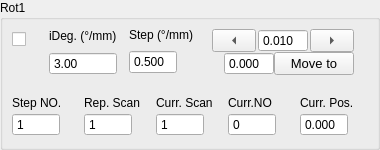
                 <widget class="QGroupBox" name="rotary1Group">
                  <property name="sizePolicy">
                   <sizepolicy hsizetype="Expanding" vsizetype="Maximum">
                    <horstretch>0</horstretch>
                    <verstretch>0</verstretch>
                   </sizepolicy>
                  </property>
                  <property name="title">
                   <string>Rot1</string>
                  </property>
                  <layout class="QGridLayout" name="gridLayout_19">
                   <property name="leftMargin">
                    <number>9</number>
                   </property>
                   <property name="topMargin">
                    <number>0</number>
                   </property>
                   <item row="0" column="0">
                    <layout class="QVBoxLayout" name="verticalLayout_81">
                     <property name="spacing">
                      <number>12</number>
                     </property>
                     <item>
                      <layout class="QHBoxLayout" name="horizontalLayout_45" stretch="1,2,2,0">
                       <property name="rightMargin">
                        <number>6</number>
                       </property>
                       <item>
                        <layout class="QVBoxLayout" name="verticalLayout_79">
                         <property name="spacing">
                          <number>0</number>
                         </property>
                         <property name="topMargin">
                          <number>0</number>
                         </property>
                         <item>
                          <widget class="QCheckBox" name="activeRot1">
                           <property name="sizePolicy">
                            <sizepolicy hsizetype="Expanding" vsizetype="Preferred">
                             <horstretch>0</horstretch>
                             <verstretch>0</verstretch>
                            </sizepolicy>
                           </property>
                           <property name="toolTip">
                            <string>Active Instrument?</string>
                           </property>
                           <property name="text">
                            <string/>
                           </property>
                           <property name="checked">
                            <bool>false</bool>
                           </property>
                           <property name="mytype" stdset="0">
                            <string>checkbox</string>
                           </property>
                          </widget>
                         </item>
                         <item>
                          <widget class="LedIndicator" name="rotary1Led" native="true">
                           <property name="sizePolicy">
                            <sizepolicy hsizetype="Fixed" vsizetype="Fixed">
                             <horstretch>0</horstretch>
                             <verstretch>0</verstretch>
                            </sizepolicy>
                           </property>
                           <property name="minimumSize">
                            <size>
                             <width>25</width>
                             <height>25</height>
                            </size>
                           </property>
                           <property name="maximumSize">
                            <size>
                             <width>25</width>
                             <height>25</height>
                            </size>
                           </property>
                           <property name="baseSize">
                            <size>
                             <width>0</width>
                             <height>0</height>
                            </size>
                           </property>
                           <property name="mytype" stdset="0">
                            <string>led</string>
                           </property>
                          </widget>
                         </item>
                        </layout>
                       </item>
                       <item>
                        <layout class="QVBoxLayout" name="verticalLayout_37">
                         <property name="spacing">
                          <number>0</number>
                         </property>
                         <property name="leftMargin">
                          <number>0</number>
                         </property>
                         <property name="rightMargin">
                          <number>0</number>
                         </property>
                         <item>
                          <widget class="QLabel" name="label_31">
                           <property name="sizePolicy">
                            <sizepolicy hsizetype="Expanding" vsizetype="Fixed">
                             <horstretch>0</horstretch>
                             <verstretch>0</verstretch>
                            </sizepolicy>
                           </property>
                           <property name="maximumSize">
                            <size>
                             <width>16777215</width>
                             <height>16777215</height>
                            </size>
                           </property>
                           <property name="text">
                            <string>iDeg. (°/mm)</string>
                           </property>
                           <property name="mytype" stdset="0">
                            <string>label</string>
                           </property>
                          </widget>
                         </item>
                         <item>
                          <widget class="QDoubleSpinBox" name="iRot1">
                           <property name="sizePolicy">
                            <sizepolicy hsizetype="Expanding" vsizetype="Fixed">
                             <horstretch>0</horstretch>
                             <verstretch>0</verstretch>
                            </sizepolicy>
                           </property>
                           <property name="maximumSize">
                            <size>
                             <width>16777215</width>
                             <height>16777215</height>
                            </size>
                           </property>
                           <property name="buttonSymbols">
                            <enum>QAbstractSpinBox::ButtonSymbols::NoButtons</enum>
                           </property>
                           <property name="maximum">
                            <double>1000.000000000000000</double>
                           </property>
                           <property name="value">
                            <double>3.000000000000000</double>
                           </property>
                          </widget>
                         </item>
                        </layout>
                       </item>
                       <item>
                        <layout class="QVBoxLayout" name="verticalLayout_27">
                         <property name="spacing">
                          <number>0</number>
                         </property>
                         <item>
                          <widget class="QLabel" name="label_33">
                           <property name="sizePolicy">
                            <sizepolicy hsizetype="Expanding" vsizetype="Fixed">
                             <horstretch>0</horstretch>
                             <verstretch>0</verstretch>
                            </sizepolicy>
                           </property>
                           <property name="text">
                            <string>Step (°/mm)</string>
                           </property>
                           <property name="mytype" stdset="0">
                            <string>label</string>
                           </property>
                          </widget>
                         </item>
                         <item>
                          <widget class="QDoubleSpinBox" name="rotary1Step">
                           <property name="sizePolicy">
                            <sizepolicy hsizetype="Expanding" vsizetype="Fixed">
                             <horstretch>0</horstretch>
                             <verstretch>0</verstretch>
                            </sizepolicy>
                           </property>
                           <property name="maximumSize">
                            <size>
                             <width>48</width>
                             <height>24</height>
                            </size>
                           </property>
                           <property name="buttonSymbols">
                            <enum>QAbstractSpinBox::ButtonSymbols::NoButtons</enum>
                           </property>
                           <property name="decimals">
                            <number>3</number>
                           </property>
                           <property name="value">
                            <double>0.500000000000000</double>
                           </property>
                          </widget>
                         </item>
                        </layout>
                       </item>
                       <item>
                        <widget class="QFrame" name="rotary1Manual">
                         <property name="mytype" stdset="0">
                          <string>inst_manu</string>
                         </property>
                         <layout class="QVBoxLayout" name="verticalLayout_53">
                          <property name="spacing">
                           <number>0</number>
                          </property>
                          <property name="leftMargin">
                           <number>6</number>
                          </property>
                          <property name="rightMargin">
                           <number>6</number>
                          </property>
                          <item>
                           <layout class="QHBoxLayout" name="horizontalLayout_19">
                            <property name="spacing">
                             <number>2</number>
                            </property>
                            <item>
                             <widget class="QToolButton" name="rot1JogL">
                              <property name="sizePolicy">
                               <sizepolicy hsizetype="Expanding" vsizetype="Fixed">
                                <horstretch>0</horstretch>
                                <verstretch>0</verstretch>
                               </sizepolicy>
                              </property>
                              <property name="minimumSize">
                               <size>
                                <width>32</width>
                                <height>0</height>
                               </size>
                              </property>
                              <property name="maximumSize">
                               <size>
                                <width>16777215</width>
                                <height>24</height>
                               </size>
                              </property>
                              <property name="text">
                               <string>...</string>
                              </property>
                              <property name="toolButtonStyle">
                               <enum>Qt::ToolButtonStyle::ToolButtonIconOnly</enum>
                              </property>
                              <property name="arrowType">
                               <enum>Qt::ArrowType::LeftArrow</enum>
                              </property>
                              <property name="mytype" stdset="0">
                               <string>arrowbutton</string>
                              </property>
                             </widget>
                            </item>
                            <item>
                             <widget class="QDoubleSpinBox" name="rotary1JogStep">
                              <property name="sizePolicy">
                               <sizepolicy hsizetype="Expanding" vsizetype="Fixed">
                                <horstretch>0</horstretch>
                                <verstretch>0</verstretch>
                               </sizepolicy>
                              </property>
                              <property name="maximumSize">
                               <size>
                                <width>50</width>
                                <height>24</height>
                               </size>
                              </property>
                              <property name="buttonSymbols">
                               <enum>QAbstractSpinBox::ButtonSymbols::NoButtons</enum>
                              </property>
                              <property name="decimals">
                               <number>3</number>
                              </property>
                              <property name="minimum">
                               <double>-50.000000000000000</double>
                              </property>
                              <property name="maximum">
                               <double>210.000000000000000</double>
                              </property>
                              <property name="value">
                               <double>0.010000000000000</double>
                              </property>
                             </widget>
                            </item>
                            <item>
                             <widget class="QToolButton" name="rot1JogR">
                              <property name="sizePolicy">
                               <sizepolicy hsizetype="Expanding" vsizetype="Fixed">
                                <horstretch>0</horstretch>
                                <verstretch>0</verstretch>
                               </sizepolicy>
                              </property>
                              <property name="minimumSize">
                               <size>
                                <width>32</width>
                                <height>0</height>
                               </size>
                              </property>
                              <property name="maximumSize">
                               <size>
                                <width>16777215</width>
                                <height>24</height>
                               </size>
                              </property>
                              <property name="text">
                               <string>...</string>
                              </property>
                              <property name="arrowType">
                               <enum>Qt::ArrowType::RightArrow</enum>
                              </property>
                              <property name="mytype" stdset="0">
                               <string>arrowbutton</string>
                              </property>
                             </widget>
                            </item>
                           </layout>
                          </item>
                          <item>
                           <layout class="QHBoxLayout" name="horizontalLayout_13">
                            <property name="leftMargin">
                             <number>12</number>
                            </property>
                            <item>
                             <widget class="QDoubleSpinBox" name="rot1SetPos">
                              <property name="sizePolicy">
                               <sizepolicy hsizetype="Minimum" vsizetype="Preferred">
                                <horstretch>0</horstretch>
                                <verstretch>0</verstretch>
                               </sizepolicy>
                              </property>
                              <property name="maximumSize">
                               <size>
                                <width>50</width>
                                <height>24</height>
                               </size>
                              </property>
                              <property name="buttonSymbols">
                               <enum>QAbstractSpinBox::ButtonSymbols::NoButtons</enum>
                              </property>
                              <property name="decimals">
                               <number>3</number>
                              </property>
                              <property name="maximum">
                               <double>1000.000000000000000</double>
                              </property>
                             </widget>
                            </item>
                            <item>
                             <widget class="QPushButton" name="rot1MoveTo">
                              <property name="sizePolicy">
                               <sizepolicy hsizetype="Minimum" vsizetype="Preferred">
                                <horstretch>0</horstretch>
                                <verstretch>0</verstretch>
                               </sizepolicy>
                              </property>
                              <property name="maximumSize">
                               <size>
                                <width>80</width>
                                <height>30</height>
                               </size>
                              </property>
                              <property name="font">
                               <font>
                                <pointsize>10</pointsize>
                               </font>
                              </property>
                              <property name="text">
                               <string>Move to</string>
                              </property>
                              <property name="mytype" stdset="0">
                               <string>clickable_button</string>
                              </property>
                             </widget>
                            </item>
                           </layout>
                          </item>
                         </layout>
                        </widget>
                       </item>
                      </layout>
                     </item>
                     <item>
                      <layout class="QHBoxLayout" name="horizontalLayout">
                       <property name="spacing">
                        <number>6</number>
                       </property>
                       <item>
                        <layout class="QVBoxLayout" name="verticalLayout_28">
                         <property name="spacing">
                          <number>3</number>
                         </property>
                         <item>
                          <widget class="QLabel" name="label_32">
                           <property name="sizePolicy">
                            <sizepolicy hsizetype="Expanding" vsizetype="Fixed">
                             <horstretch>0</horstretch>
                             <verstretch>0</verstretch>
                            </sizepolicy>
                           </property>
                           <property name="text">
                            <string>Step NO.</string>
                           </property>
                           <property name="mytype" stdset="0">
                            <string>label</string>
                           </property>
                          </widget>
                         </item>
                         <item>
                          <widget class="QSpinBox" name="rotary1StepNO">
                           <property name="sizePolicy">
                            <sizepolicy hsizetype="Expanding" vsizetype="Fixed">
                             <horstretch>0</horstretch>
                             <verstretch>0</verstretch>
                            </sizepolicy>
                           </property>
                           <property name="maximumSize">
                            <size>
                             <width>48</width>
                             <height>24</height>
                            </size>
                           </property>
                           <property name="buttonSymbols">
                            <enum>QAbstractSpinBox::ButtonSymbols::NoButtons</enum>
                           </property>
                           <property name="maximum">
                            <number>10000</number>
                           </property>
                           <property name="value">
                            <number>1</number>
                           </property>
                          </widget>
                         </item>
                        </layout>
                       </item>
                       <item>
                        <layout class="QVBoxLayout" name="verticalLayout_86">
                         <property name="spacing">
                          <number>3</number>
                         </property>
                         <item>
                          <widget class="QLabel" name="label_58">
                           <property name="sizePolicy">
                            <sizepolicy hsizetype="Expanding" vsizetype="Fixed">
                             <horstretch>0</horstretch>
                             <verstretch>0</verstretch>
                            </sizepolicy>
                           </property>
                           <property name="text">
                            <string>Rep. Scan</string>
                           </property>
                           <property name="mytype" stdset="0">
                            <string>label</string>
                           </property>
                          </widget>
                         </item>
                         <item>
                          <widget class="QSpinBox" name="ScanRepNO_R1">
                           <property name="sizePolicy">
                            <sizepolicy hsizetype="Expanding" vsizetype="Fixed">
                             <horstretch>0</horstretch>
                             <verstretch>0</verstretch>
                            </sizepolicy>
                           </property>
                           <property name="maximumSize">
                            <size>
                             <width>48</width>
                             <height>24</height>
                            </size>
                           </property>
                           <property name="buttonSymbols">
                            <enum>QAbstractSpinBox::ButtonSymbols::NoButtons</enum>
                           </property>
                           <property name="maximum">
                            <number>10000</number>
                           </property>
                           <property name="value">
                            <number>1</number>
                           </property>
                          </widget>
                         </item>
                        </layout>
                       </item>
                       <item>
                        <layout class="QVBoxLayout" name="verticalLayout_89">
                         <property name="spacing">
                          <number>3</number>
                         </property>
                         <item>
                          <widget class="QLabel" name="label_59">
                           <property name="sizePolicy">
                            <sizepolicy hsizetype="Expanding" vsizetype="Fixed">
                             <horstretch>0</horstretch>
                             <verstretch>0</verstretch>
                            </sizepolicy>
                           </property>
                           <property name="text">
                            <string>Curr. Scan</string>
                           </property>
                           <property name="mytype" stdset="0">
                            <string>label</string>
                           </property>
                          </widget>
                         </item>
                         <item>
                          <widget class="QSpinBox" name="Rot1CurrScan">
                           <property name="sizePolicy">
                            <sizepolicy hsizetype="Expanding" vsizetype="Fixed">
                             <horstretch>0</horstretch>
                             <verstretch>0</verstretch>
                            </sizepolicy>
                           </property>
                           <property name="maximumSize">
                            <size>
                             <width>48</width>
                             <height>24</height>
                            </size>
                           </property>
                           <property name="buttonSymbols">
                            <enum>QAbstractSpinBox::ButtonSymbols::NoButtons</enum>
                           </property>
                           <property name="maximum">
                            <number>10000</number>
                           </property>
                           <property name="value">
                            <number>1</number>
                           </property>
                          </widget>
                         </item>
                        </layout>
                       </item>
                       <item>
                        <layout class="QVBoxLayout" name="verticalLayout_46">
                         <property name="spacing">
                          <number>3</number>
                         </property>
                         <item>
                          <widget class="QLabel" name="label_39">
                           <property name="sizePolicy">
                            <sizepolicy hsizetype="Expanding" vsizetype="Fixed">
                             <horstretch>0</horstretch>
                             <verstretch>0</verstretch>
                            </sizepolicy>
                           </property>
                           <property name="text">
                            <string>Curr.NO</string>
                           </property>
                           <property name="mytype" stdset="0">
                            <string>label</string>
                           </property>
                          </widget>
                         </item>
                         <item>
                          <widget class="QSpinBox" name="rotary1CurrStepNO">
                           <property name="sizePolicy">
                            <sizepolicy hsizetype="Expanding" vsizetype="Fixed">
                             <horstretch>0</horstretch>
                             <verstretch>0</verstretch>
                            </sizepolicy>
                           </property>
                           <property name="maximumSize">
                            <size>
                             <width>48</width>
                             <height>24</height>
                            </size>
                           </property>
                           <property name="buttonSymbols">
                            <enum>QAbstractSpinBox::ButtonSymbols::NoButtons</enum>
                           </property>
                           <property name="maximum">
                            <number>10000</number>
                           </property>
                           <property name="mytype" stdset="0">
                            <string>intNO</string>
                           </property>
                          </widget>
                         </item>
                        </layout>
                       </item>
                       <item>
                        <layout class="QVBoxLayout" name="verticalLayout_45">
                         <property name="spacing">
                          <number>3</number>
                         </property>
                         <item>
                          <widget class="QLabel" name="label_16">
                           <property name="sizePolicy">
                            <sizepolicy hsizetype="Expanding" vsizetype="Fixed">
                             <horstretch>0</horstretch>
                             <verstretch>0</verstretch>
                            </sizepolicy>
                           </property>
                           <property name="text">
                            <string>Curr. Pos.</string>
                           </property>
                           <property name="mytype" stdset="0">
                            <string>label</string>
                           </property>
                          </widget>
                         </item>
                         <item>
                          <widget class="QDoubleSpinBox" name="rot1CurrPos">
                           <property name="sizePolicy">
                            <sizepolicy hsizetype="Expanding" vsizetype="Fixed">
                             <horstretch>0</horstretch>
                             <verstretch>0</verstretch>
                            </sizepolicy>
                           </property>
                           <property name="maximumSize">
                            <size>
                             <width>48</width>
                             <height>24</height>
                            </size>
                           </property>
                           <property name="buttonSymbols">
                            <enum>QAbstractSpinBox::ButtonSymbols::NoButtons</enum>
                           </property>
                           <property name="decimals">
                            <number>3</number>
                           </property>
                           <property name="minimum">
                            <double>-10.000000000000000</double>
                           </property>
                           <property name="maximum">
                            <double>1000.000000000000000</double>
                           </property>
                          </widget>
                         </item>
                        </layout>
                       </item>
                      </layout>
                     </item>
                    </layout>
                   </item>
                  </layout>
                 </widget>
